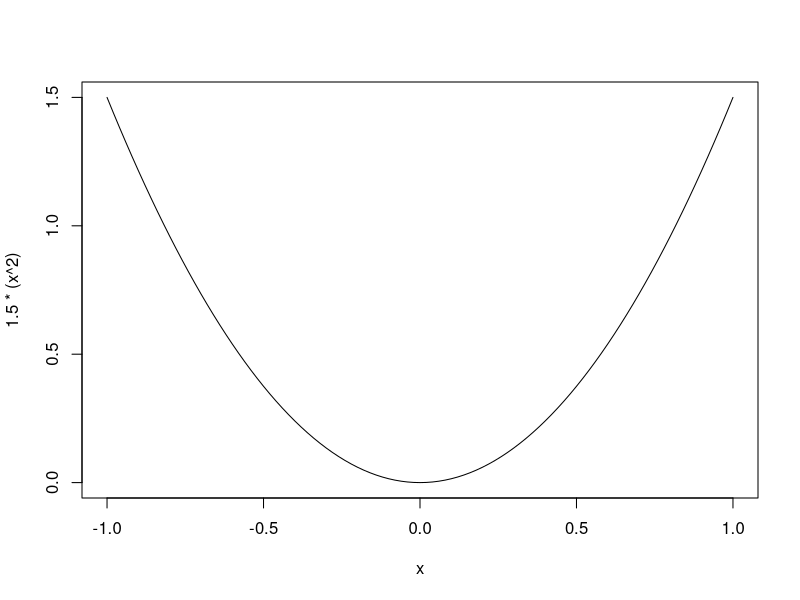
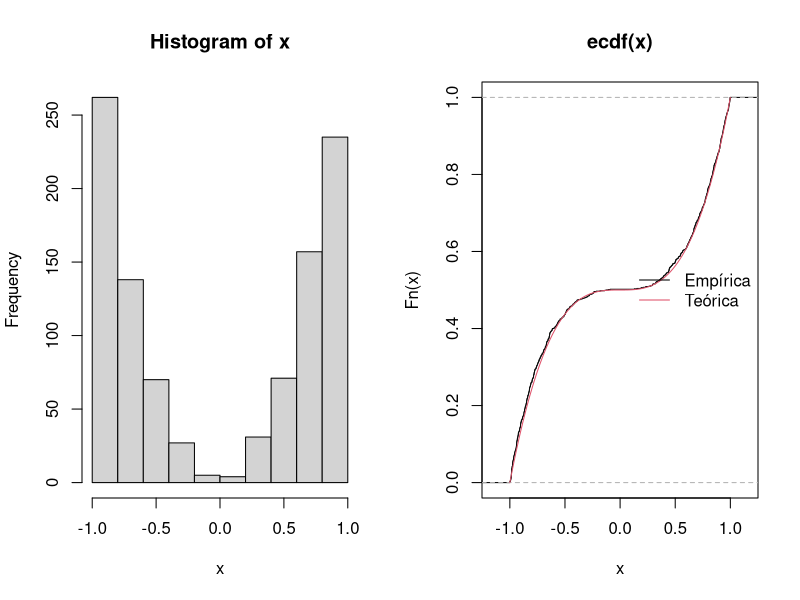
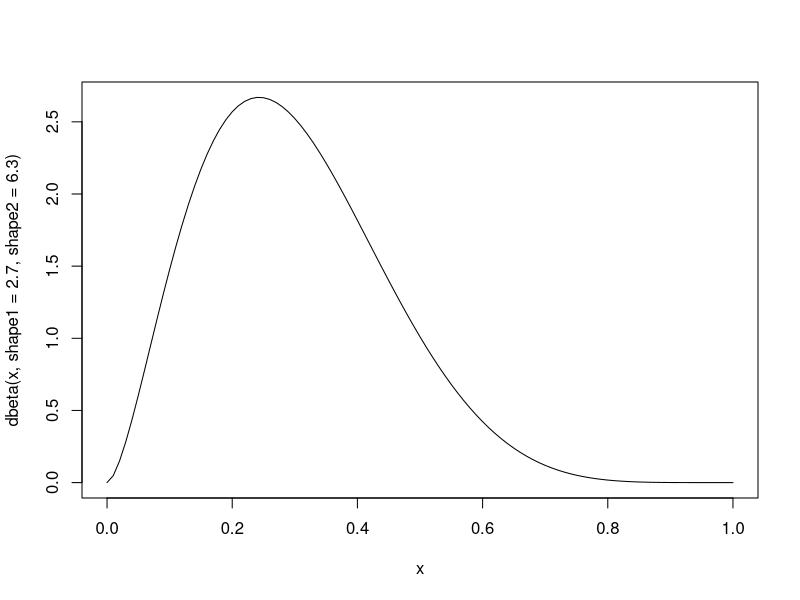
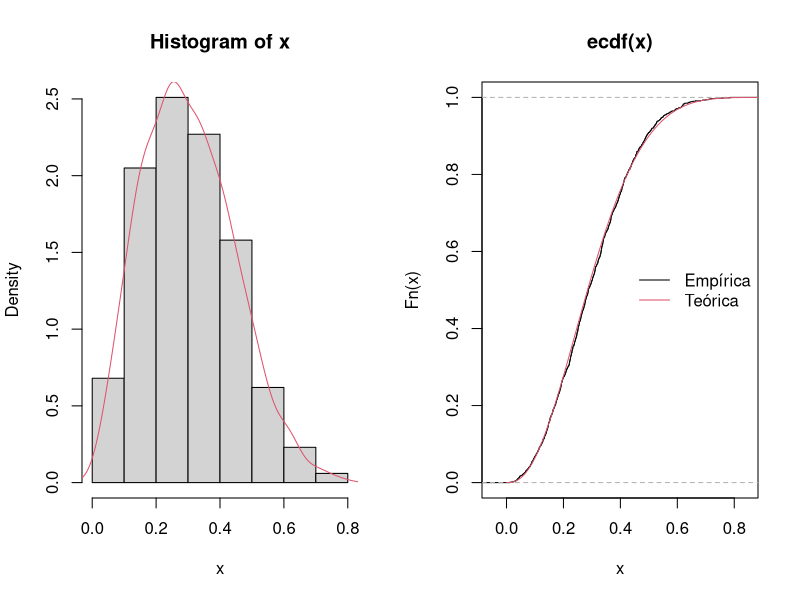
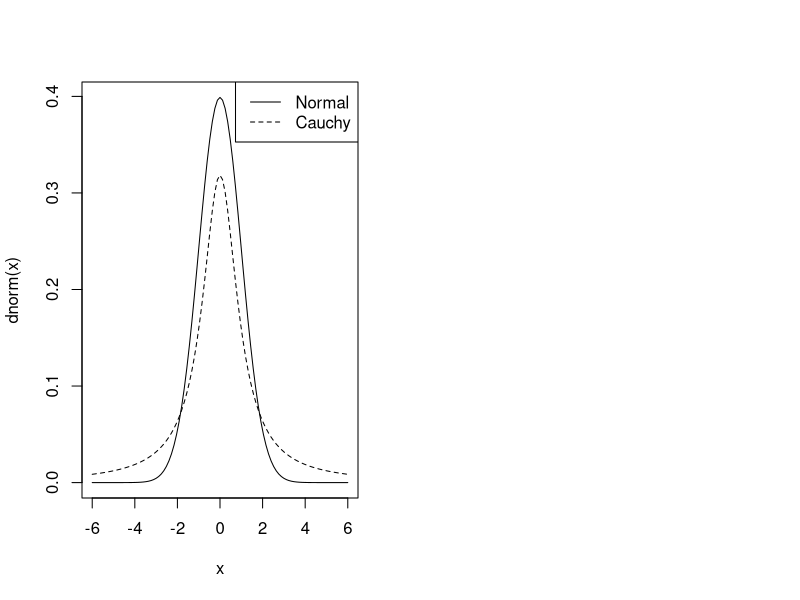
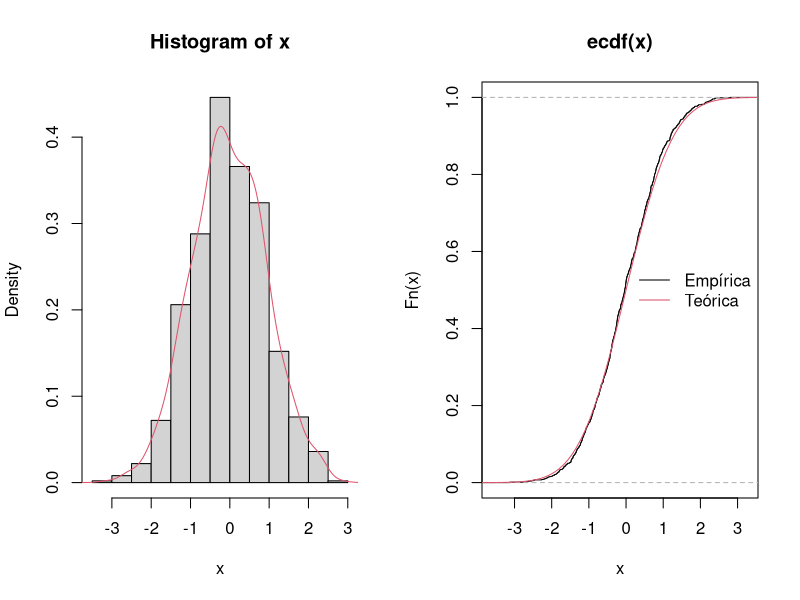
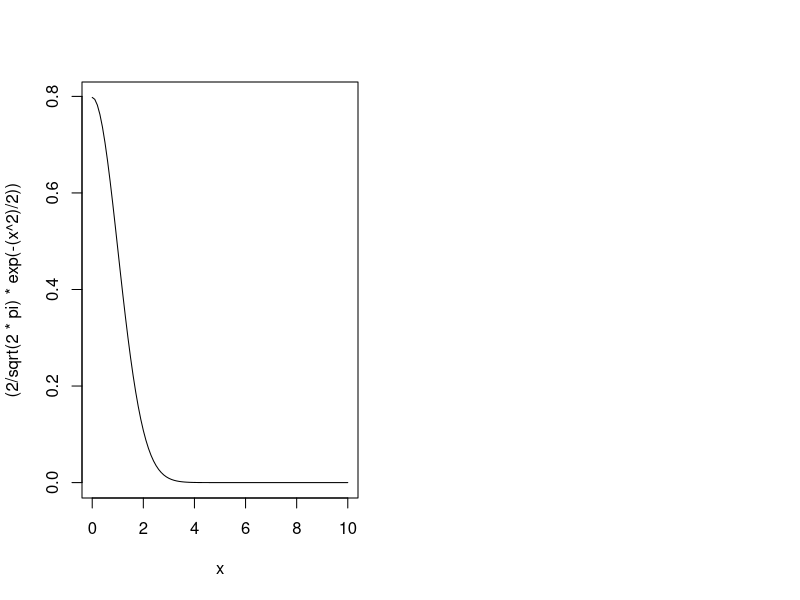
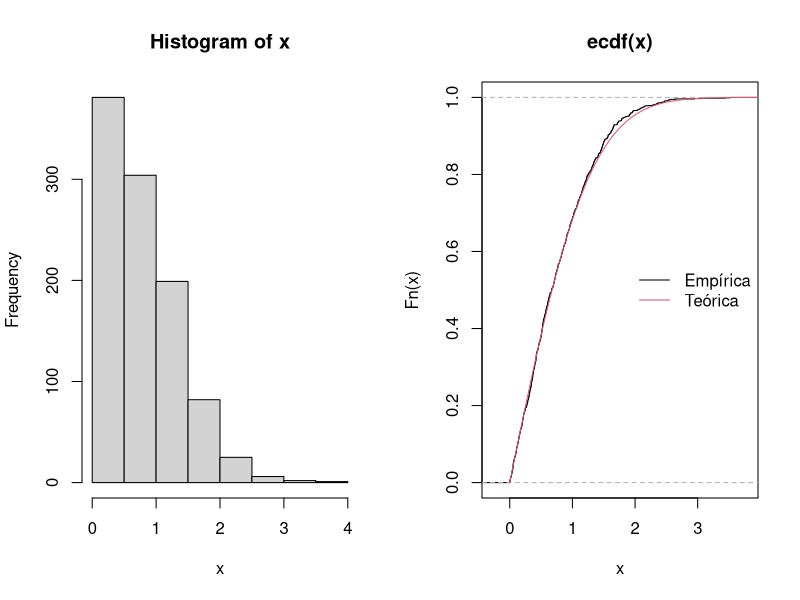

These charts were generated, in order, by the following R code:
## ---- chunk 1
#| echo: true
#| eval: true
#| fig-height: 4

## Gráfico da fdp da v.a. X, f(x).
curve(1.5 * (x ^ 2), -1, 1)

## ---- chunk 2
#| echo: true
#| eval: true
## Tem integral 1?
integrate(function(x) 1.5 * (x^2), lower = -1, upper = 1)
## ---- chunk 3
#| echo: true
#| eval: true

geraf <- function(n=1) {
  f <- function(x) 1.5 * x^2
  g <- function(x) 0.5 + 0 * x
  M <- 3
  x <- numeric(0)
  while (length(x) < n) {
    x_candidato <- runif(n = 1, min = -1, max = 1)
    u <- runif(1)
    r <- f(x_candidato)/(M * g(x_candidato))
    if(u < r) {
      x <- c(x, x_candidato)
    }
  }
  return(x)
}

geraf(1)
## ---- chunk 4
#| echo: true
#| eval: true

x <- geraf(1000)
par(mfrow = c(1, 2))
hist(x)
Fx <- function(x) 0.5 * (x^3 + 1)
plot(ecdf(x))
curve(Fx, add = TRUE, from = -1, to = 1, col = 2)
legend("right", legend = c("Empírica", "Teórica"),
lty = 1, col = 1:2, bty = "n")
## ---- chunk 5
#| echo: false
#| eval: true

par(mfrow = c(1, 1))
## ---- chunk 6
#| echo: true
#| eval: true

curve(dbeta(x, shape1 = 2.7, shape2 = 6.3), from = 0, to = 1)
## ---- chunk 7
#| echo: true
#| eval: true

## Define parâmetros
alfa <- 2.7; beta <- 6.3
## A moda é
(moda <- (alfa - 1)/(alfa + beta - 2))

## A densidade nesse ponto (ou seja, M) é então
dbeta(moda, alfa, beta)
## ---- chunk 8
#| echo: true
#| eval: true

(max.beta <- optimize(f = function(x) {dbeta(x, alfa, beta)},
                      interval = c(0, 1), maximum = TRUE))

(M <- max.beta$objective/1)
## ---- chunk 9
#| echo: true
#| eval: true

beta2.7_6.3 <- function(n = 1) {
  ## Define funções
  f <- function(x) dbeta(x, alfa, beta)
  g <- function(x) 1 + 0 * x
  M <- 2.669744
  x <- numeric(0)
  while (length(x) < n) {
    x_candidato <- runif(n = 1, min = 0, max = 1)
    u <- runif(1)
    r <- f(x_candidato)/(M * g(x_candidato))
    if(u < r) {
      x <- c(x, x_candidato)
    }
  }
  return(x)
}
## ---- chunk 10
#| echo: true
#| eval: true

x <- beta2.7_6.3(1000)
par(mfrow = c(1, 2))
hist(x, freq = FALSE); lines(density(x), col = 2)
plot(ecdf(x))
curve(pbeta(x, 2.7, 6.3), add = TRUE, from = 0, to = 1, col = 2)
legend("right", legend = c("Empírica", "Teórica"),
lty = 1, col = 1:2, bty = "n")
## ---- chunk 11
#| echo: true
#| eval: true

## Verifica as distribuições
curve(dnorm(x), -6, 6)
curve(dcauchy(x), add = TRUE, lty = 2)
legend("topright", legend = c("Normal", "Cauchy"),
       lty = c(1, 2))
## ---- chunk 12
#| echo: true
#| eval: true

## Obtém valor de M por otimização
(M <- optimize(f = function(x) {dnorm(x)/dcauchy(x)},
               interval = c(-6, 6), maximum = TRUE)$objective)
## ---- chunk 13
#| echo: true
#| eval: true

norm01 <- function(n = 1) {
  ## Define funções
  f <- function(x) dnorm(x, 0, 1)
  g <- function(x) dcauchy(x, 0, 1)
  M <- optimize(f = function(x) {dnorm(x)/dcauchy(x)},
                interval = c(-6, 6), maximum = TRUE)$objective
  x <- numeric(0)
  while (length(x) < n) {
    x_candidato <- rcauchy(n = 1, location = 0, scale = 1)
    u <- runif(1)
    r <- f(x_candidato)/(M * g(x_candidato))
    if(u < r) {
      x <- c(x, x_candidato)
    }
  }
  return(x)
}
## ---- chunk 14
#| echo: true
#| eval: true

x <- norm01(1000)
par(mfrow = c(1, 2))
hist(x, freq = FALSE); lines(density(x), col = 2)
plot(ecdf(x))
curve(pnorm(x), add = TRUE, from = -6, to = 6, col = 2)
legend("right", legend = c("Empírica", "Teórica"),
       lty = 1, col = 1:2, bty = "n")
## ---- chunk 15
#| echo: true
#| eval: true
#| fig-height: 4

## Gráfico da fdp da v.a. X, f(x).
curve((2/sqrt(2*pi) * exp(-(x^2)/2)), 0, 10)
## ---- chunk 16
#| echo: true
#| eval: true

# Obtém valor de M por otimização
(M <- optimize(function(x) {((2/sqrt(2*pi)*exp(-(x^2)/2)))/dexp(x)},
               interval = c(0, 20), maximum = TRUE)$objective)
## ---- chunk 17
#| echo: true
#| eval: true

geraEx4 <- function(n = 1) {
  ## Define funções
  f <- function(x) (2/sqrt(2*pi) * exp(-(x^2)/2))
  g <- function(x) dexp(x, 1)
  M <- optimize(f = function(x) {f(x)/g(x)},
                interval = c(0, 10), maximum = TRUE)$objective
  x <- numeric(0)
  while (length(x) < n) {
    x_candidato <- rexp(n = 1, rate = 1)
    u <- runif(1)
    r <- f(x_candidato)/(M * g(x_candidato))
    if(u < r) {
      x <- c(x, x_candidato)
    }
  }
  return(x)
}
## ---- chunk 18
#| echo: true
#| eval: true

x <- geraEx4(1000)
par(mfrow = c(1, 2))
hist(x)
Fx <- function(x) pracma::erf(x/sqrt(2))
plot(ecdf(x))
curve(Fx, add = TRUE, from = 0, to = 4, col = 2)
legend("right", legend = c("Empírica", "Teórica"),
       lty = 1, col = 1:2, bty = "n")
## ---- chunk 19
#| echo: false
#| eval: true

par(mfrow = c(1, 1))
